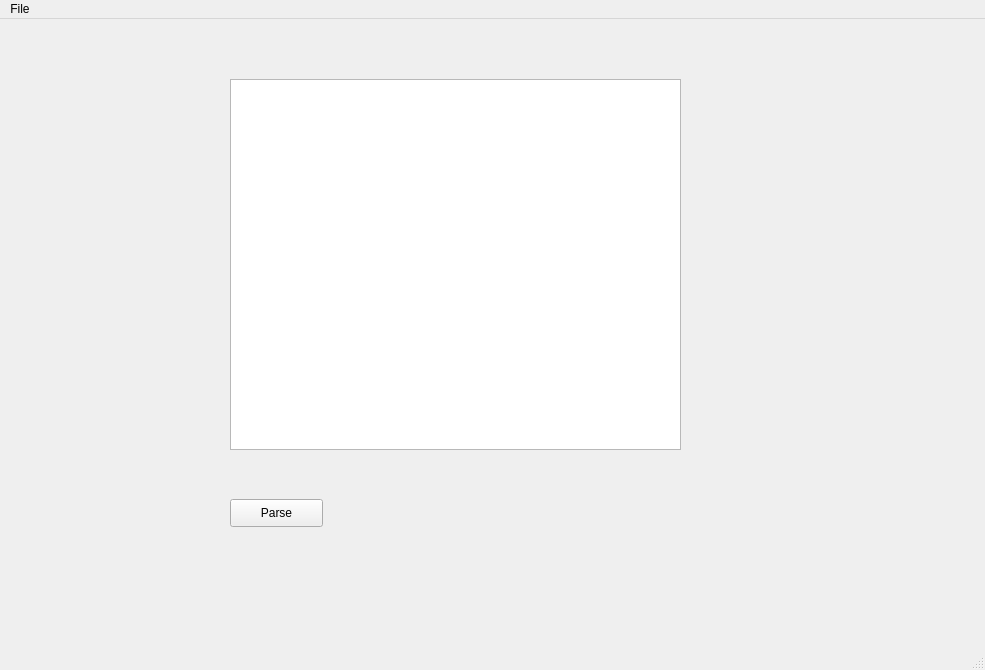
<?xml version="1.0" encoding="UTF-8"?>
<ui version="4.0">
 <class>MainWindow</class>
 <widget class="QMainWindow" name="MainWindow">
  <property name="geometry">
   <rect>
    <x>0</x>
    <y>0</y>
    <width>985</width>
    <height>670</height>
   </rect>
  </property>
  <property name="windowTitle">
   <string>MainWindow</string>
  </property>
  <widget class="QWidget" name="centralwidget">
   <widget class="QListView" name="listView">
    <property name="geometry">
     <rect>
      <x>230</x>
      <y>60</y>
      <width>451</width>
      <height>371</height>
     </rect>
    </property>
   </widget>
   <widget class="QPushButton" name="parserButton">
    <property name="geometry">
     <rect>
      <x>230</x>
      <y>480</y>
      <width>93</width>
      <height>28</height>
     </rect>
    </property>
    <property name="text">
     <string>Parse</string>
    </property>
   </widget>
  </widget>
  <widget class="QMenuBar" name="menubar">
   <property name="geometry">
    <rect>
     <x>0</x>
     <y>0</y>
     <width>985</width>
     <height>26</height>
    </rect>
   </property>
   <widget class="QMenu" name="menuFile">
    <property name="title">
     <string>File</string>
    </property>
    <addaction name="actionNew"/>
    <addaction name="actionClose"/>
   </widget>
   <addaction name="menuFile"/>
  </widget>
  <widget class="QStatusBar" name="statusbar"/>
  <action name="actionNew">
   <property name="text">
    <string>New</string>
   </property>
  </action>
  <action name="actionClose">
   <property name="text">
    <string>Close</string>
   </property>
  </action>
 </widget>
 <resources/>
 <connections/>
</ui>
